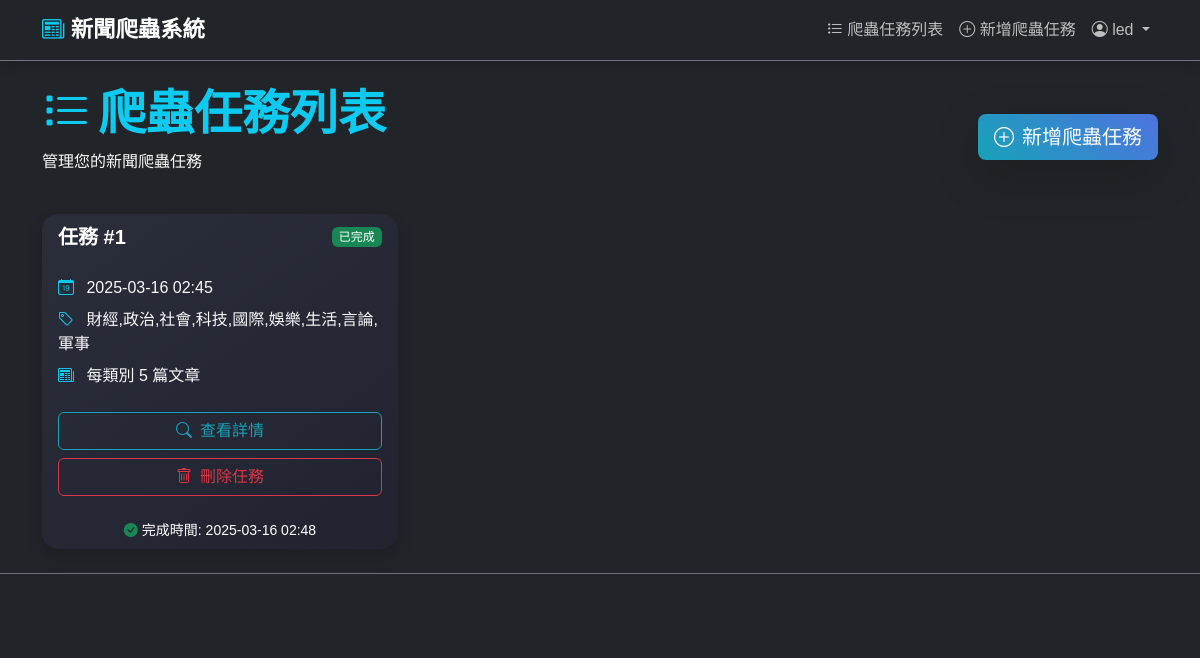
The app's page / (signed in), older data.
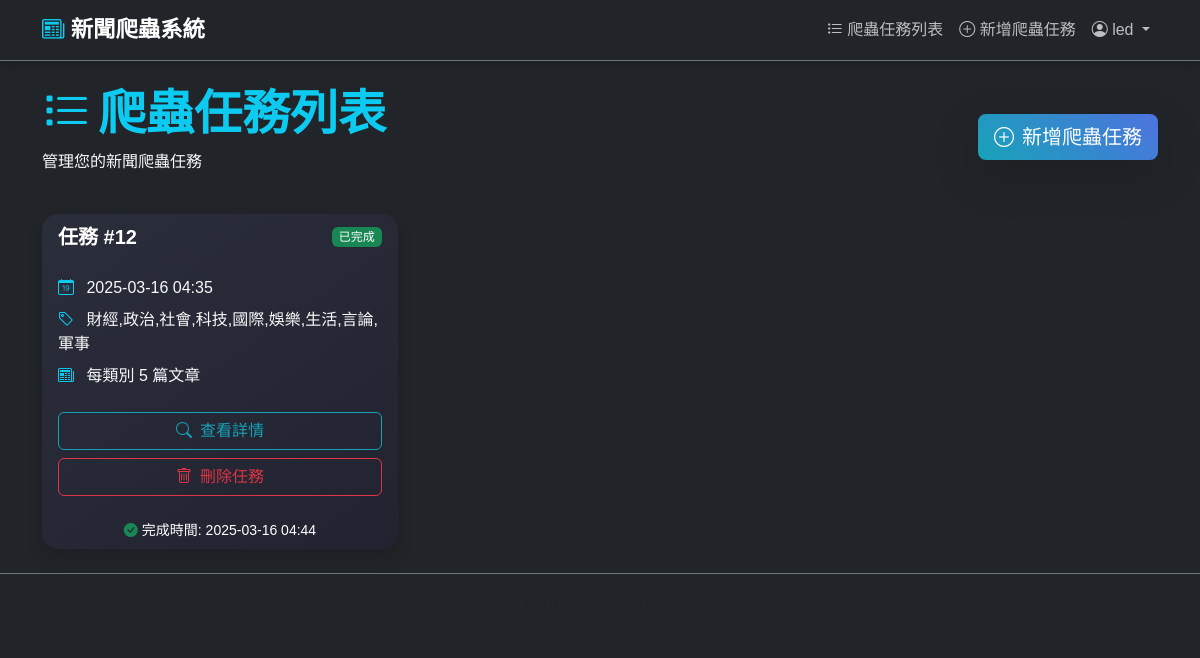
The same page, newer data.
### scraper/models.py (models this page shows, shortened)
class ScrapeJob(models.Model):
    STATUS_CHOICES = [
        ('pending', '等待中'),
        ('running', '執行中'),
        ('completed', '已完成'),
        ('failed', '失敗')
    ]
    user = models.ForeignKey(User, on_delete=models.CASCADE, related_name='scrape_jobs', verbose_name='用戶')
    created_at = models.DateTimeField(auto_now_add=True, verbose_name='創建時間')
    updated_at = models.DateTimeField(auto_now=True, verbose_name='更新時間')
    status = models.CharField(max_length=20, choices=STATUS_CHOICES, default='pending', verbose_name='狀態')
    categories = models.CharField(max_length=255, verbose_name='爬取類別')
    limit_per_category = models.IntegerField(default=5, verbose_name='每類別文章數')
    use_threading = models.BooleanField(default=False, verbose_name='使用多線程')
    max_workers = models.IntegerField(default=4, verbose_name='最大線程數')
    result_file_path = models.CharField(max_length=255, blank=True, null=True, verbose_name='結果檔案路徑')
    class Meta:
        verbose_name = '爬蟲任務'
        verbose_name_plural = '爬蟲任務'
        ordering = ['-created_at']

### scraper/views.py (the view)
# urls.py: path('', views.job_list, name='job_list'),
@login_required
def job_list(request):
    jobs = ScrapeJob.objects.filter(user=request.user).order_by('-created_at')
    return render(request, 'scraper/job_list.html', {'jobs': jobs})

### templates/scraper/job_list.html (shortened to what this page needs)
{% extends 'base.html' %}
{% block content %}
<div class="row mb-4 align-items-center">
    <div class="col">
        <h1 class="display-5 fw-bold text-info">
            <i class="bi bi-list-task me-2"></i>爬蟲任務列表
        </h1>
        <p class="text-light">管理您的新聞爬蟲任務</p>
    </div>
    <div class="col-auto">
        <a href="{% url 'job_create' %}" class="btn btn-lg btn-primary shadow-lg" data-aos="zoom-in">
            <i class="bi bi-plus-circle me-2"></i>新增爬蟲任務
        </a>
    </div>
</div>
{% if jobs %}
<div class="row row-cols-1 row-cols-md-2 row-cols-xl-3 g-4">
    {% for job in jobs %}
    <div class="col" data-aos="fade-up" data-aos-delay="{{ forloop.counter|add:"100" }}">
        <div class="card h-100 bg-dark-subtle border-0 rounded-4 shadow job-card">
            <div class="card-header d-flex justify-content-between align-items-center border-0 bg-transparent">
                <span class="fs-5 fw-bold text-white">任務 #{{ job.id }}</span>
                {% if job.status == 'pending' %}
                    <span class="badge bg-warning text-dark">等待中</span>
                {% elif job.status == 'running' %}
                    <span class="badge bg-info">執行中</span>
                {% elif job.status == 'completed' %}
                    <span class="badge bg-success">已完成</span>
                {% elif job.status == 'failed' %}
                    <span class="badge bg-danger">失敗</span>
                {% endif %}
            </div>
            <div class="card-body">
                <div class="job-info mb-4">
                    <div class="mb-2">
                        <i class="bi bi-calendar-date text-info me-2"></i>
                        <span class="text-light">{{ job.created_at|date:"Y-m-d H:i" }}</span>
                    </div>
                    <div class="mb-2">
                        <i class="bi bi-tag text-info me-2"></i>
                        <span class="text-light">{{ job.categories }}</span>
                    </div>
                    <div>
                        <i class="bi bi-newspaper text-info me-2"></i>
                        <span class="text-light">每類別 {{ job.limit_per_category }} 篇文章</span>
                    </div>
                </div>
                <div class="d-grid gap-2">
                    {% if job.status == 'running' %}
                    <button class="btn btn-info" disabled>
                        <div class="d-flex align-items-center justify-content-center">
                            <div class="spinner-border spinner-border-sm me-2" role="status">
                                <span class="visually-hidden">正在分析...</span>
                            </div>
                            <span>分析中...</span>
                        </div>
                    </button>
                    {% elif job.status == 'failed' %}
                    <button class="btn btn-outline-danger" disabled>
                        <i class="bi bi-exclamation-triangle me-2"></i>任務失敗
                    </button>
                    {% else %}
                    <a href="{% url 'job_detail' job.id %}?limit=100" class="btn btn-outline-info">
                        <i class="bi bi-search me-2"></i>查看詳情
                    </a>
                    {% endif %}
                    <button type="button" class="btn btn-outline-danger delete-job" data-id="{{ job.id }}">
                        <i class="bi bi-trash me-2"></i>刪除任務
                    </button>
                </div>
            </div>
            <div class="card-footer bg-transparent border-0 text-center text-white small">
                {% if job.status == 'completed' %}
                    <i class="bi bi-check-circle-fill text-success me-1"></i>完成時間: {{ job.updated_at|date:"Y-m-d H:i" }}
                {% elif job.status == 'running' %}
                    <i class="bi bi-arrow-repeat text-info me-1"></i>開始時間: {{ job.updated_at|date:"Y-m-d H:i" }}
                {% elif job.status == 'failed' %}
                    <i class="bi bi-exclamation-circle-fill text-danger me-1"></i>失敗時間: {{ job.updated_at|date:"Y-m-d H:i" }}
                {% endif %}
            </div>
        </div>
    </div>
    {% endfor %}
</div>
{% endif %}
{% endblock %}

### templates/base.html (shortened to what this page needs)
<!DOCTYPE html>
<html lang="zh-Hant">
<head>
    <link href="https://cdn.jsdelivr.net/npm/bootstrap@5.3.0-alpha1/dist/css/bootstrap.min.css" rel="stylesheet">
    <link href="https://cdn.datatables.net/1.11.5/css/dataTables.bootstrap5.min.css" rel="stylesheet">
    <link rel="stylesheet" href="https://cdn.jsdelivr.net/npm/bootstrap-icons@1.8.1/font/bootstrap-icons.css">
    <link href="https://unpkg.com/aos@2.3.1/dist/aos.css" rel="stylesheet">
    <link href="https://cdn.jsdelivr.net/npm/select2@4.1.0-rc.0/dist/css/select2.min.css" rel="stylesheet">
    <link href="https://cdn.jsdelivr.net/npm/select2-bootstrap-5-theme@1.3.0/dist/select2-bootstrap-5-theme.min.css" rel="stylesheet">
    <link rel="stylesheet" href="/static/css/main.css">
</head>
<body class="bg-dark text-white">
    <nav class="navbar navbar-expand-lg navbar-dark bg-dark border-bottom border-secondary">
        <div class="container">
            <a class="navbar-brand" href="{% url 'job_list' %}">
                <i class="bi bi-newspaper text-info"></i> 新聞爬蟲系統
            </a>
            <div class="collapse navbar-collapse" id="navbarNav">
                <ul class="navbar-nav ms-auto">
                    {% if user.is_authenticated %}
                    <li class="nav-item">
                        <a class="nav-link" href="{% url 'job_list' %}">
                            <i class="bi bi-list-task"></i> 爬蟲任務列表
                        </a>
                    </li>
                    <li class="nav-item">
                        <a class="nav-link" href="{% url 'job_create' %}">
                            <i class="bi bi-plus-circle"></i> 新增爬蟲任務
                        </a>
                    </li>
                    <li class="nav-item dropdown">
                        <a class="nav-link dropdown-toggle" href="#" id="userDropdown" role="button" data-bs-toggle="dropdown">
                            <i class="bi bi-person-circle"></i> {{ user.username }}
                        </a>
                    </li>
                    {% else %}
                    <li class="nav-item">
                        <a class="nav-link" href="{% url 'login' %}">
                            <i class="bi bi-box-arrow-in-right"></i> 登入
                        </a>
                    </li>
                    {% endif %}
                </ul>
            </div>
        </div>
    </nav>
    <main class="container py-4">
        {% block content %}{% endblock %}
    </main>
    <footer class="footer mt-auto py-3 bg-dark border-top border-secondary">
        <div class="container text-center">
            <span class="text-muted">© 2025 新聞爬蟲系統</span>
        </div>
    </footer>
</body>
</html>

### static/css/main.css (style rules this page uses)
:root { --primary-color: #17a2b8; --secondary-color: #6c757d; --dark-bg: #1a1d26; --darker-bg: #131620; --lighter-bg: #2a2d3a; --border-color: rgba(255, 255, 255, 0.1); --gradient-primary: linear-gradient(45deg, #17a2b8, #4e73df); }
body { background-color: var(--dark-bg); color: #f8f9fa; font-family: 'Noto Sans TC', sans-serif; }
.card { border: none; border-radius: 10px; background: var(--lighter-bg); box-shadow: 0 8px 15px rgba(0, 0, 0, 0.2); transition: transform 0.3s, box-shadow 0.3s; }
.card .card-header { border-bottom: 1px solid var(--border-color); background-color: rgba(0, 0, 0, 0.1); font-weight: 600; }
.btn-primary, .btn-info { background: var(--gradient-primary); border: none; box-shadow: 0 4px 6px rgba(23, 162, 184, 0.2); transition: all 0.3s; }
.btn-outline-info { border-color: var(--primary-color); color: var(--primary-color); }
.navbar { box-shadow: 0 4px 10px rgba(0, 0, 0, 0.2); }
.navbar-brand { font-weight: 700; font-size: 1.4rem; }
.navbar-dark .navbar-nav .nav-link { color: rgba(255, 255, 255, 0.7); transition: color 0.3s; }
.badge { font-weight: 500; padding: 0.35em 0.6em; border-radius: 6px; }

### templates/scraper/job_list.html (style rules this page uses)
.job-card { transition: transform 0.3s ease, box-shadow 0.3s ease; background: linear-gradient(145deg, #2a2d3a, #212330); }

Row changes from the older to the newer data that the page shows:
removed ScrapeJob: id "1", status "已完成", created_at "2025-03-16 02:45", categories "財經,政治,社會,科技,國際,娛樂,生活,言論,軍事", limit_per_category "5", updated_at "2025-03-16 02:48"
added ScrapeJob: id "12", status "已完成", created_at "2025-03-16 04:35", categories "財經,政治,社會,科技,國際,娛樂,生活,言論,軍事", limit_per_category "5", updated_at "2025-03-16 04:44"
